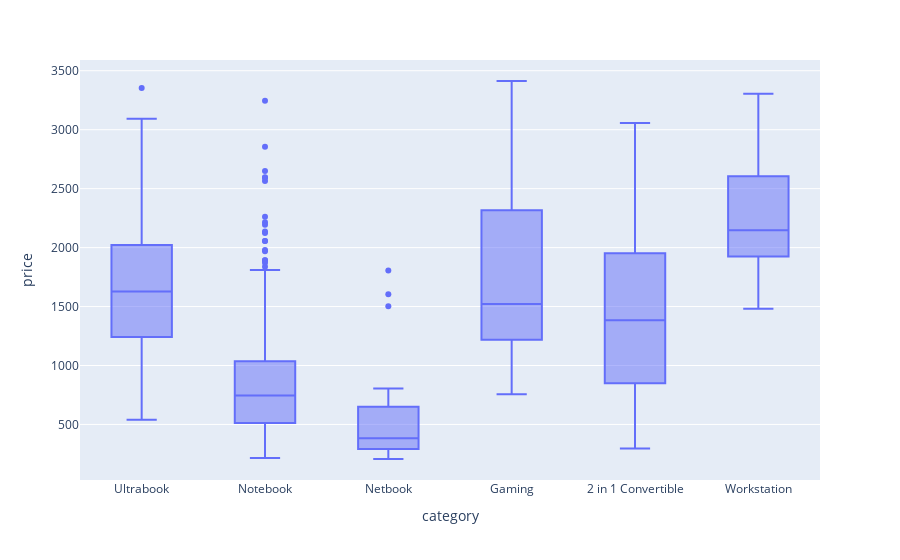

This figure's notebook cell:
### Markdown cell above
### Category

### Code cell
px.box(laptops_train, x="category", y="price")

### Figure 1 — Plotly figure (JSON) as saved in the notebook; plotly's stock layout.template omitted (floating-point values rounded to 4 significant figures; data arrays with more than 128 entries replaced by an {"elided": "..."} marker saying what was removed)
{"data": [{"alignmentgroup": "True", "hovertemplate": "category=%{x}<br>price=%{y}<extra></extra>", "legendgroup": "", "marker": {"color": "#636efa"}, "name": "", "notched": false, "offsetgroup": "", "orientation": "v", "showlegend": false, "type": "box", "x": {"elided": "969 str values"}, "x0": " ", "xaxis": "x", "y": {"elided": "969 int values"}, "y0": " ", "yaxis": "y"}], "layout": {"autosize": true, "boxmode": "group", "legend": {"tracegroupgap": 0}, "margin": {"t": 60}, "xaxis": {"anchor": "y", "autorange": true, "domain": [0, 1], "range": [-0.5, 5.5], "title": {"text": "category"}, "type": "category"}, "yaxis": {"anchor": "x", "autorange": true, "domain": [0, 1], "range": [28.89, 3591.0], "title": {"text": "price"}, "type": "linear"}}}
